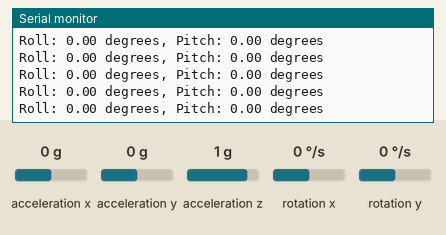
The sketch below on a simulated Arduino Uno, built with avr-gcc and run on an emulated ATmega328P. Shown: the last lines printed to the serial monitor. The test bench sets the inputs (shaded band); at power-on: acceleration x 0 g, rotation x 0 °/s, acceleration y 0 g, rotation y 0 °/s, acceleration z 1 g.

Above: at 1.2 s.
1.3 s: acceleration x set to -1.4 g
At 1.33 s:
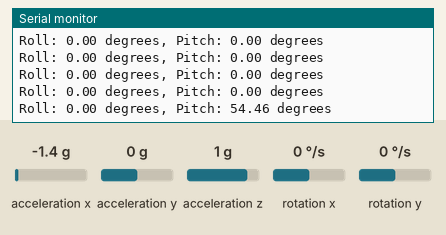
4.3 s: rotation x set to -192 °/s
At 4.3 s:
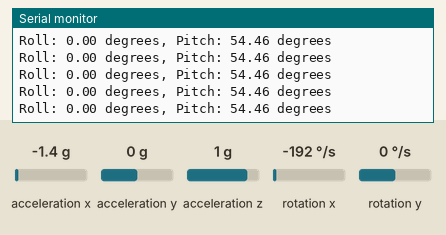
7.3 s: acceleration y set to -1.4 g
At 7.36 s:
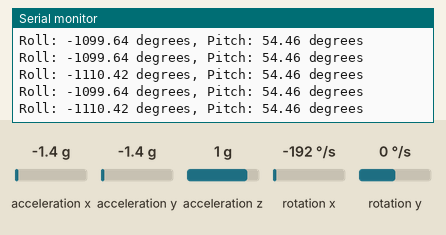
8.8 s: rotation y set to -192 °/s
At 8.8 s:
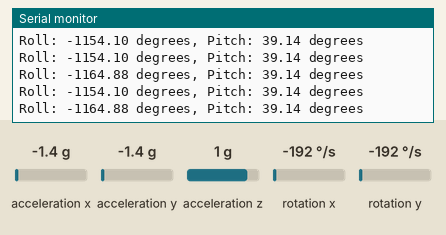
11.8 s: acceleration z set to -1.4 g
At 11.87 s:
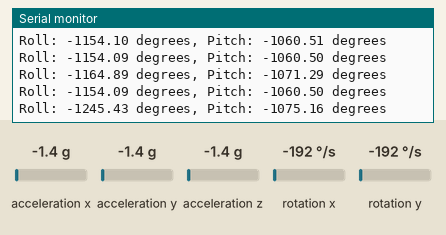
Timing chart, 0 to 14.8 s (numbered marks = the images above; inputs shaded):
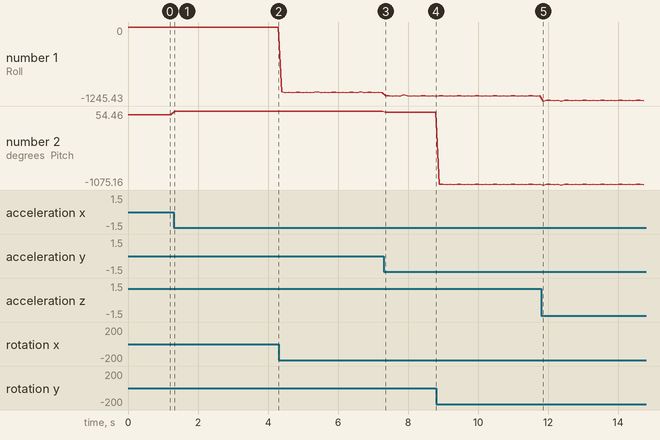

The sketch:

MPU6050_3.ino
```cpp
// #include<Wire.h>

// const int MPU_addr=0x68;
// int16_t AcX,AcY,AcZ,Tmp,GyX,GyY,GyZ;

// int minVal=265;
// int maxVal=402;

// double x;
// double y;
// double z;

// void setup(){
// Wire.begin();
// Wire.beginTransmission(MPU_addr);
// Wire.write(0x6B);
// Wire.write(0);
// Wire.endTransmission(true);
// Serial.begin(9600);
// Serial.print("send any charecter to being the program");
// while(!Serial.available()){}
// Serial.parseInt();


// }
// void loop(){
// Wire.beginTransmission(MPU_addr);
// Wire.write(0x3B);
// Wire.endTransmission(false);
// Wire.requestFrom(MPU_addr,14,true);
// AcX=Wire.read()<<8|Wire.read();
// AcY=Wire.read()<<8|Wire.read();
// AcZ=Wire.read()<<8|Wire.read();
// int xAng = map(AcX,minVal,maxVal,-90,90);
// int yAng = map(AcY,minVal,maxVal,-90,90);
// int zAng = map(AcZ,minVal,maxVal,-90,90);

// x= RAD_TO_DEG * (atan2(-yAng, -zAng)+PI);
// y= RAD_TO_DEG * (atan2(-xAng, -zAng)+PI);
// z= RAD_TO_DEG * (atan2(-yAng, -xAng)+PI);
// Serial.print(x);
// Serial.print("\t\t");

// Serial.print(y);
// Serial.print("\t\t");

// Serial.println(z);

// delay(10000);

// }

//chatGPT code

#include <Wire.h>
#include <MPU6050.h>

MPU6050 mpu;

// Complementary filter parameters
float alpha = 0.98; // Filter constant (adjust as needed)

// Variables for angle calculation
float lastTime = 0;
float lastPitch = 0;
float lastRoll = 0;

void setup() {
  Wire.begin();
  mpu.initialize();
  Serial.begin(9600);
}

void loop() {
  while(Serial.available()){
    return;
  }
  // Read accelerometer and gyroscope data
  //mpu.getMotion6();

  // Calculate elapsed time since the last reading
  float currentTime = millis() / 1000.0;
  float elapsedTime = currentTime - lastTime;
  lastTime = currentTime;

  // Extract accelerometer data
  float accelX = mpu.getAccelerationX();
  float accelY = mpu.getAccelerationY();
  float accelZ = mpu.getAccelerationZ();

  // Calculate roll and pitch angles using accelerometer data
  float roll = atan2(accelY, accelZ);
  float pitch = atan2(-accelX, sqrt(accelY * accelY + accelZ * accelZ));

  // Calculate gyro rates
  float gyroX = mpu.getRotationX() / 131.0; // Sensitivity for MPU6050 at +/- 250 degrees/sec
  float gyroY = mpu.getRotationY() / 131.0;

  // Integrate gyro rates to get roll and pitch angles
  float rollRate = gyroX * elapsedTime;
  float pitchRate = gyroY * elapsedTime;

  // Apply complementary filter
  roll = alpha * (roll + rollRate) + (1 - alpha) * roll;
  pitch = alpha * (pitch + pitchRate) + (1 - alpha) * pitch;

  // Convert angles to degrees
  float rollDeg = degrees(roll);
  float pitchDeg = degrees(pitch);

  Serial.print("Roll: ");
  Serial.print(rollDeg);
  Serial.print(" degrees, Pitch: ");
  Serial.print(pitchDeg);
  Serial.println(" degrees");
  delay(100);
}
```

Measured:
- after the input at 1.3 s, the serial monitor: prints a new line at once (image 1)
- after the input at 11.8 s, the serial monitor: prints a new line after 0.07 s (image 5)
- plotted number 1: 0 → -1110.42 after the input at 4.3 s, -1110.42 → -1164.88 after the input at 7.3 s, -1154.09 → -1234.63 after the input at 11.8 s
- plotted number 2: 0 → 54.46 after the input at 1.3 s, 54.46 → 39.14 after the input at 7.3 s, 39.14 → -1060.5 after the input at 8.8 s, -1060.5 → -1064.37 after the input at 11.8 s
